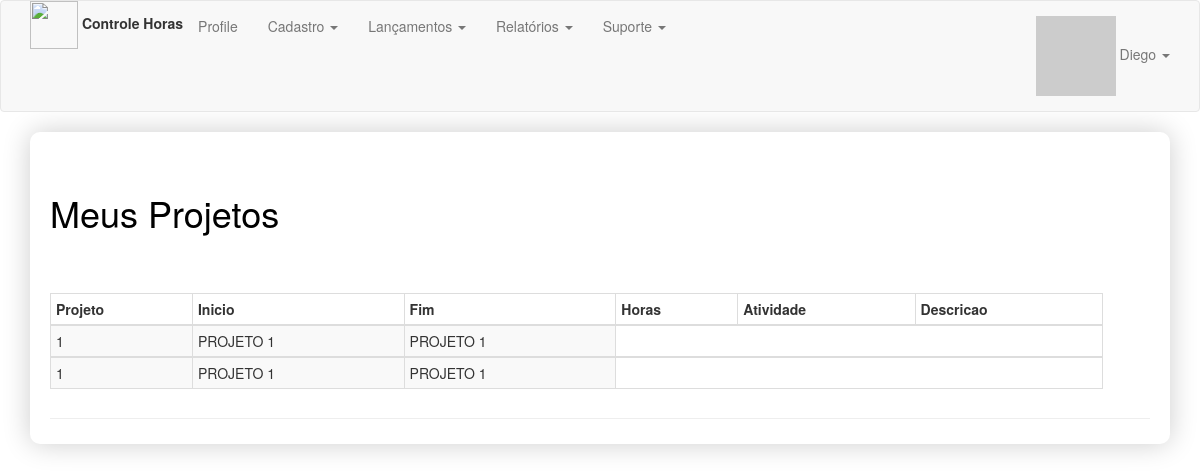
The app's page /relatorio/meusProjetos (signed in), older data.
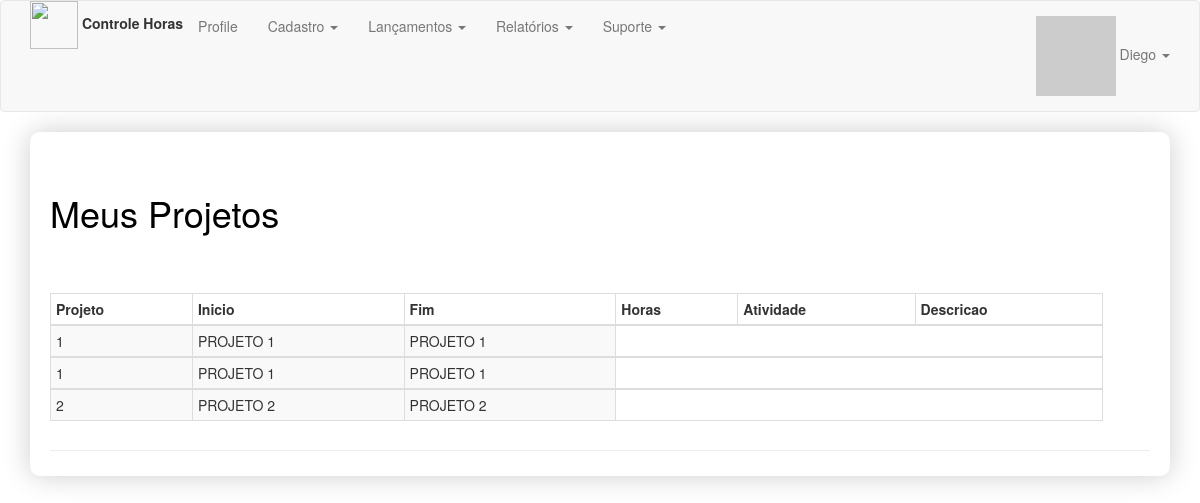
The same page, newer data.
### app/models.py (models this page shows, shortened)
class User(UserMixin, db.Model):
    __tablename__ = 'users'
    id = db.Column(db.Integer, primary_key=True, autoincrement=True)
    email = db.Column(db.String(64), nullable=False, unique=True, index=True)
    username = db.Column(db.String(64), nullable=False, unique=True, index=True)
    is_admin = db.Column(db.Boolean)
    password_hash = db.Column(db.String(256))
    name = db.Column(db.String(64))
    location = db.Column(db.String(64))
    bio = db.Column(db.Text)
    member_since = db.Column(db.DateTime(), default=datetime.utcnow)
    avatar_hash = db.Column(db.String(256))
    talks = db.relationship('Talk', lazy='dynamic', backref='author')
    @property
    def password(self):
        raise AttributeError('password is not a readable attribute')
    def gravatar(self, size=100, default='identicon', rating='g'):
        if request.is_secure:
            url = 'https://secure.gravatar.com/avatar'
        else:
            url = 'http://www.gravatar.com/avatar'
        hash = self.avatar_hash or hashlib.md5(self.email.encode('utf-8')).hexdigest()
        return "{url}/{hash}?s={size}&d={default}&r={rating}".format(url=url, hash=hash, size=size, default=default, rating=rating)

class LancamentoHoras(db.Model):
    __tablename__ = 'lancamento_horas'
    id = db.Column(db.Integer, primary_key=True, autoincrement=True)
    data_hora_inicio = db.Column(db.DateTime)
    data_hora_fim = db.Column(db.DateTime)
    atividade_id = db.Column(db.Integer, db.ForeignKey('atividade.id'))
    projeto_id = db.Column(db.Integer, db.ForeignKey('projeto.id'))
    funcionario_id = db.Column(db.Integer, db.ForeignKey('funcionario.id'))
    descricao = db.Column(db.Text())
    funcionarios = db.relationship('Funcionario', backref="funcionariosHoras", lazy=True)
    projetos = db.relationship('Projeto', backref="projetosHoras", lazy=True)
    atividades = db.relationship('Atividade', backref="atividadesHoras", lazy=True)

class Projeto(db.Model):
    __tablename__= 'projeto'
    id = db.Column(db.Integer, primary_key=True, autoincrement=True)
    nome = db.Column(db.Text())
    cliente_id = db.Column(db.Integer, db.ForeignKey('clientes.id'))
    descricao = db.Column(db.Text())
    clientes = db.relationship('Cliente', backref="clientes", lazy=True)

### app/relatorio/routes.py (the view)
@relatorio.route('/meusProjetos')
def meusprojetos():
    user = User.query.filter_by(email=session["session_name"]).first_or_404()
    funcionario = Funcionario.query.filter(Funcionario.matricula == user.id).first()
    sqlCordenador = db.session.query(FuncionarioProjeto.id).filter(FuncionarioProjeto.funcionario_id == funcionario.id and \
                                                    FuncionarioProjeto.cordenador == 1).subquery()
    minhasHoras = LancamentoHoras.query.join(LancamentoHoras.projetos).join(LancamentoHoras.atividades).join(LancamentoHoras.funcionarios).\
        filter(~LancamentoHoras.id.in_(sqlCordenador))
    meusProjetos = LancamentoHoras.query.join(LancamentoHoras.projetos)
    return render_template('relatorio/relatorioMeusProjetos.html', meusProjetos=minhasHoras)

### app/models.py (called while the page is built)
@login_manager.user_loader
def load_user(user_id):
    return User.query.get(int(user_id))

### app/templates/relatorio/relatorioMeusProjetos.html
{% extends "base.html" %}
{% import "bootstrap/wtf.html" as wtf %}
{% block page_content %}
<div class="page-header" style="">
    <div class="container">
        <div class="row">
            <h1>Meus Projetos</h1>
            <div class="col-sm-12">
                <div class="row" style="padding-top:50px;">
                    <form method="post" action="/lancamentos/removerAtividade">
                        <div class="table-responsive">
                            <table class="table table-striped table-bordered table-hover table-condensed"
                                   style="width:90%">
                                <thead class="thead-dark">
                                <tr>
                                    <th>Projeto</th>
                                    <th>Inicio</th>
                                    <th>Fim</th>
                                    <th>Horas</th>
                                    <th>Atividade</th>
                                    <th>Descricao</th>
                                </tr>
                                </thead>
                                {% for i in meusProjetos %}
                                <tbody>
                                <tr>
                                    <td>{{i.projeto_id}}</td>
                                    <td>{{i.projetos.nome}}</td>
                                    <td>{{i.projetos.nome}}</td>
                                </tr>
                                </tbody>
                                {% endfor %}
                            </table>
                        </div>
                    </form>
                </div>
            </div>
        </div>
    </div>
</div>
{% endblock %}

### app/templates/base.html (shortened to what this page needs)
{% extends "bootstrap/base.html" %}
{% block head %}
{{ super() }}
{% endblock %}
{% block styles %}
{{ super() }}
    <link rel="stylesheet" type="text/css" href="{{ url_for('static', filename='css/estilo.css') }}">
{% endblock %}
{% block navbar %}
<div class="navbar navbar-default" role="navigation">
    <div class="container">
        <div class="nav navbar-nav navbar-left">
           <img src="{{ url_for('static', filename='imagens/time.png') }}" width="48" height="48">
            <label>Controle Horas</label>
        </div>
        <ul class="nav navbar-nav">
            {% if current_user.is_authenticated %}
            <li><a href="{{ url_for('talks.user', username=current_user.username) }}">Profile</a></li>
            {% endif %}
        </ul>
        <ul class="nav navbar-nav">
            {% if ((current_user.is_authenticated) and (current_user.is_admin)) %}
            <li class="dropdown">
                <a class="dropdown-toggle" data-toggle="dropdown" href="#">Cadastro
                    <span class="caret"></span></a>
            </li>
            {% endif %}
            {% if (current_user.is_authenticated)%}
            <li class="dropdown">
            <a class="dropdown-toggle" data-toggle="dropdown" href="#">Lançamentos
                <span class="caret"></span></a>
            </li>
            <li class="dropdown">
                <a class="dropdown-toggle" data-toggle="dropdown" href="#">Relatórios
                    <span class="caret"></span></a>
            </li>
            <li class="dropdown">
                <a class="dropdown-toggle" data-toggle="dropdown" href="#">Suporte
                    <span class="caret"></span></a>
            </li>
            {% endif %}
        </ul>
        <ul class="nav navbar-nav navbar-right">
            {% if not current_user.is_authenticated %}
            <li><a href="{{ url_for('auth.login') }}">Login</a></li>
            {% else %}
            <li class="dropdown">
                <a href="#" class="dropdown-toggle" data-toggle="dropdown">
                    <img src="{{ current_user.gravatar(size=18) }}">
                    {{ current_user.username }}
                    <b class="caret"></b>
                </a>
            </li>
            {% endif %}
        </ul>
    </div>
</div>
{% endblock %}
{% block content %}
<div class="container">
    <div class="demo">
        {% block page_content %}{% endblock %}
    </div>
</div>
{% endblock %}

### app/static/css/estilo.css (style rules this page uses)
.demo { padding: 1px 20px 5px 20px; -webkit-box-shadow: 0px 0px 28px 0px rgba(0,0,0,0.2); box-shadow: 0px 0px 28px 0px rgba(0,0,0,0.2); border-radius: 10px; }
h1 { color: black; text-align: left; padding: 0px; }

Row changes from the older to the newer data that the page shows:
added LancamentoHoras: projeto_id "2", projetos.nome "PROJETO 2"
